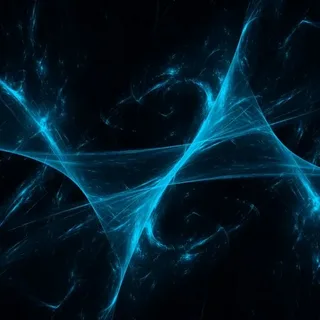
#> input picture Lab3/img2.jpg, 320 x 320 px, found by its file name
$ python Lab11_1.py
#> lines starting #> are read from the running program, lines starting #| are printed output that depends on the picture
import cv2 as cv

# === ЛР11_1. Сопоставление дескрипторов (Brute-Force Matcher)
# === По примеру из:
# === https://docs.opencv.org/3.4/dc/dc3/tutorial_py_matcher.html
#
# В примере используется ORB и BFMatcher с нормой Hamming.

# 1. Загружаем две картинки
#    Для демонстрации берём одно и то же изображение, чтобы
#    было много совпадающих ключевых точек.
img1 = cv.imread('Lab3/img2.jpg', cv.IMREAD_GRAYSCALE)
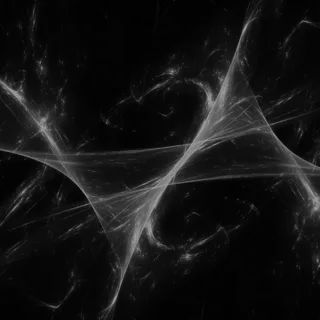
#> img1: shape (320, 320); min 0, max 164, mean 20.3
img2 = cv.imread('Lab3/img2.jpg', cv.IMREAD_GRAYSCALE)

assert img1 is not None and img2 is not None, "Файлы Lab3/img2.jpg не найдены."

# 2. Создаём извлекатель признаков ORB
orb = cv.ORB_create()

# 3. Находим ключевые точки и дескрипторы
kp1, des1 = orb.detectAndCompute(img1, None)
#> kp1 = 424 keypoints; strongest (x, y, size): (214, 93, 64.3), (86, 201, 31), (214, 95, 53.6), (209, 95, 77.1)
kp2, des2 = orb.detectAndCompute(img2, None)
#> kp2 has the same summary as kp1

print("Ключевых точек в img1:", len(kp1))
#| Ключевых точек в img1: 424
print("Ключевых точек в img2:", len(kp2))
#| Ключевых точек в img2: 424

# 4. Создаём Brute-Force matcher с нормой Hamming
bf = cv.BFMatcher(cv.NORM_HAMMING, crossCheck=True)

# 5. Выполняем сопоставление дескрипторов
matches = bf.match(des1, des2)
#> matches = 424 matches

# Сортируем по расстоянию (чем меньше, тем лучше)
matches = sorted(matches, key=lambda x: x.distance)

# 6. Рисуем первые 20 совпадений
img_matches = cv.drawMatches(
    img1, kp1,
    img2, kp2,
    matches[:20],
    None,
    flags=cv.DrawMatchesFlags_NOT_DRAW_SINGLE_POINTS,
)
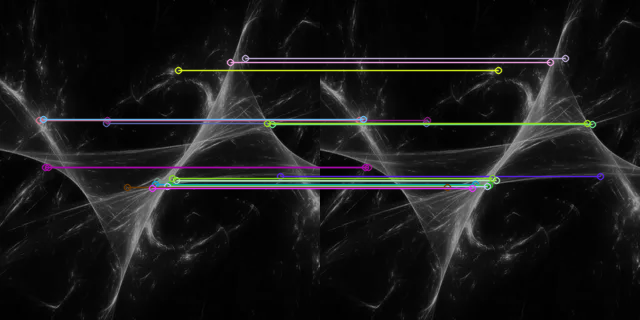
#> img_matches: shape (320, 640, 3); mean of channels 0, 1, 2 24.8, 24.6, 24.7; drawn as B, G, R

cv.imshow("ORB + BFMatcher (первые 20 совпадений)", img_matches)
cv.waitKey(0)
cv.destroyAllWindows()
